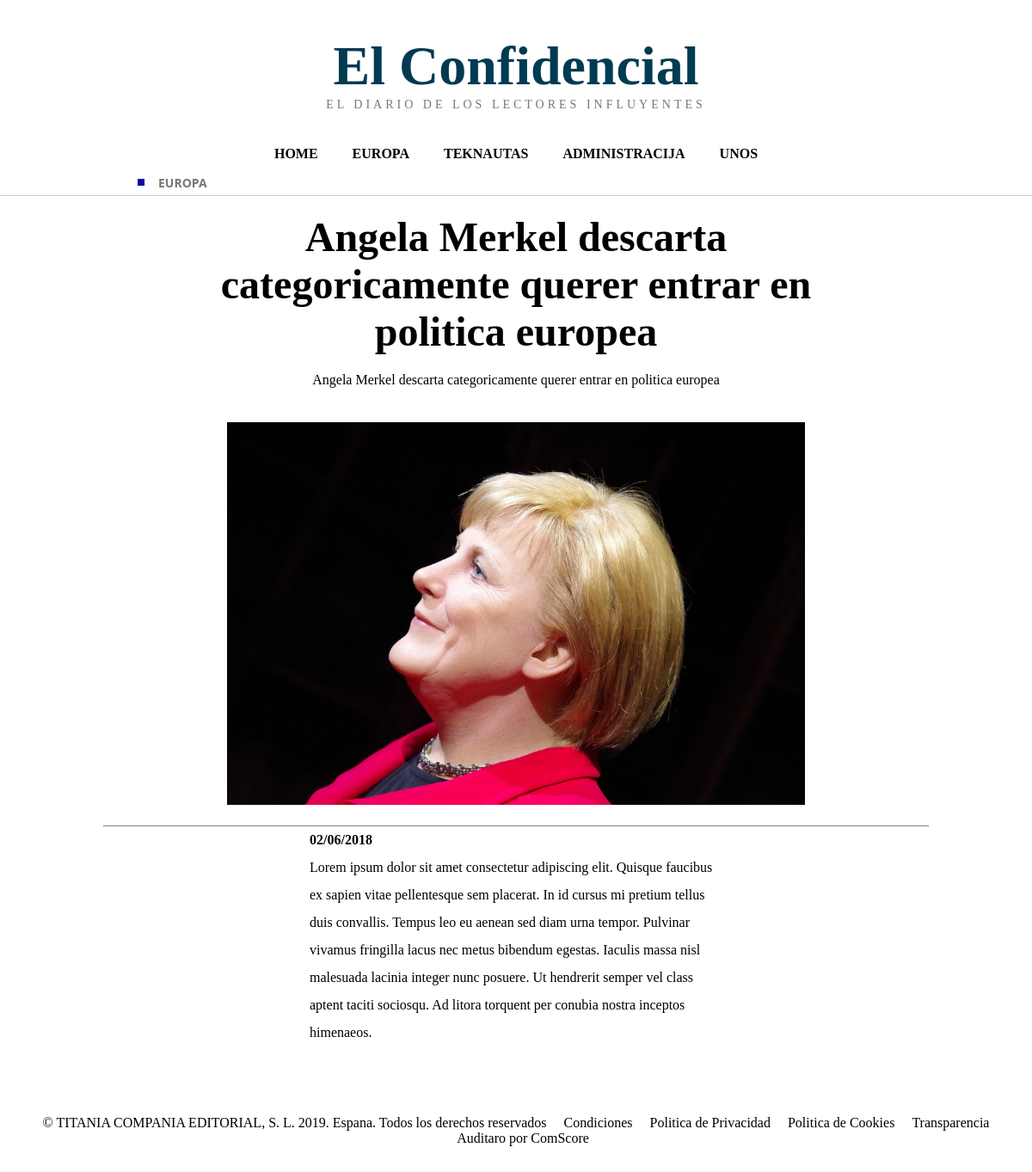
/clanak.php?id=50, run on the app's committed database.
### tables this page shows
CREATE TABLE `vijesti` (
  `id` int(11) NOT NULL,
  `datum` date NOT NULL,
  `naslov` varchar(255) NOT NULL,
  `sazetak` text NOT NULL,
  `tekst` text NOT NULL,
  `slika` varchar(255) NOT NULL DEFAULT 'placeholder.jpg',
  `kategorija` varchar(50) NOT NULL,
  `arhiva` tinyint(1) NOT NULL DEFAULT 0,
  `vrijeme` time NOT NULL
);

### clanak.php (the view, shortened to what this page needs)
<?php
 require 'connection.php';
 $id = isset($_GET["id"]) ? (int)$_GET["id"] : 0;
    $stmt = mysqli_prepare($dbc, "SELECT * FROM vijesti WHERE id = ? and arhiva = 0");
    mysqli_stmt_bind_param($stmt, "i", $id);
    mysqli_stmt_execute($stmt);
    $result = mysqli_stmt_get_result($stmt);
    $row = mysqli_fetch_assoc($result);
?>
<!DOCTYPE html>
<html lang="hr">
<head>
    <link rel="stylesheet" href="style.css" type="text/css">
</head>
<body>
    <header>
        <h1>El Confidencial</h1>
        <p>EL DIARIO DE LOS LECTORES INFLUYENTES</p>
        <?php include 'navigation.php'?>
        <?php
            if($row["kategorija"] == "europa"){
                echo '<p id="clanEu">EUROPA</p>';
            }else{
                echo '<p id="clanTeh">TEKNAUTAS</p>';
            }
        ?>
    </header>
    <div class="clanOutline">
    <?php
        echo '<h2 class="clanNaslov">'. $row["naslov"] .'</h2>
            <p>' .$row["sazetak"] .' </p>
            <img src="img/'.$row["slika"] .'" id="clanSlika">';
    ?>
    </div>
    <main class="container2">
        <?php
        echo '<p><strong>'. substr($row["datum"],8,2) . '/'. substr($row["datum"],5,2) . '/'. substr($row["datum"],0,4) . '</strong></p>';
        $text = trim($row["tekst"]);
        $paragraph = preg_split('/\R\R+/', $text);
         foreach ($paragraph as $p) {
        echo '<p>' . nl2br(htmlspecialchars(trim($p))) . '</p>';
        }
        ?>
    </main>
    <?php include 'footer.php'?>
</body>
</html>

### style.css (style rules this page uses)
* { margin:0; padding:0; box-sizing:border-box; }
body { font-family: Georgia, serif; background:#ffffff; }
header { text-align:center; padding:40px 0 20px; background:white; padding-bottom: 0px; border-bottom:1px solid #ccc; }
header h1 { font-size:64px; color:#003b52; }
header p { color:#777; letter-spacing:4px; font-size:14px; }
#clanEu { font-family: 'Segoe UI', Tahoma, Geneva, Verdana, sans-serif; letter-spacing: normal; font-weight: bold; padding-left: 10rem; margin-bottom: 5px; display: flex; }
#clanEu::before { margin-top: 5px; content: ""; width: 8px; height: 8px; margin-right: 1rem; background-color: #0d0aa3; display: block; }
.clanNaslov { text-align: center; font-size: 48px; width: 80%; margin: 0 auto; }
.clanOutline { text-align: center; width: 80%; margin: 0 auto; border-bottom: 1px solid grey; }
.clanOutline img { width:70%; margin: 20px auto; }
.clanOutline p { margin: 20px auto; width: 60%; }
.clanOutline h2 { margin: 20px auto; }
.container2 { width:40%; margin:0 auto; }
.container2 p { line-height: 2; }

### data on the page
vijesti: naslov "Angela Merkel descarta categoricamente querer entrar en politica europea", sazetak "Angela Merkel descarta categoricamente querer entrar en politica europea", slika (picture), datum "02", datum "06", datum "2018", tekst "Lorem ipsum dolor sit amet consectetur adipiscing elit. Quisque faucibus ex sapien vitae pellentesque sem placerat. In id cursus mi pretium tellus duis convallis. Tempus leo eu aenean sed diam urna tempor. Pulvinar vivamus fringilla lacus nec metus bibendum egestas. Iaculis massa nisl malesuada lacinia integer nunc posuere. Ut hendrerit semper vel class aptent taciti sociosqu. Ad litora torquent per conubia nostra inceptos himenaeos."
